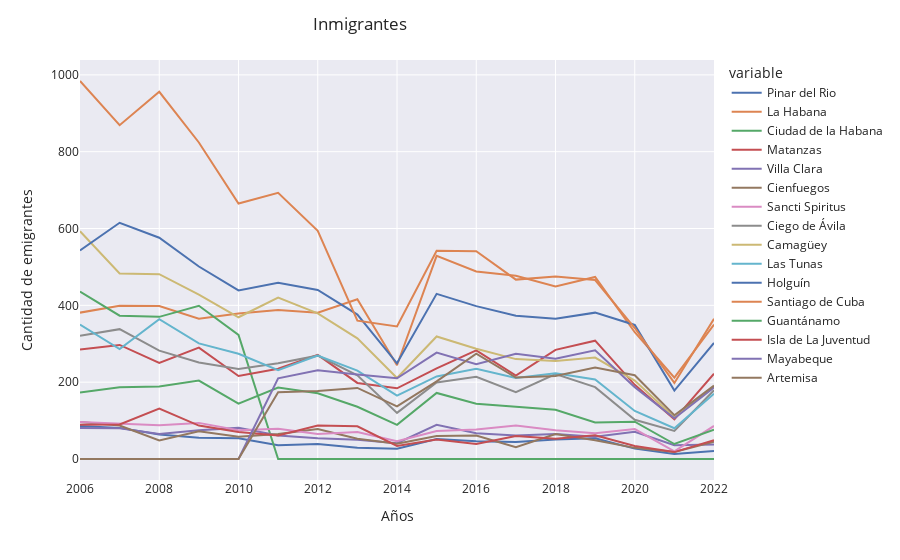

Notebook cell for this chart:
### Markdown cell above
###### ¿Cómo se comportarán los inmigrantes en comparación con los emigrantes?

la mayor cantidad de inmigrantes que tiene la provincia son provenientes de Santiago de Cuba, pero a lo largo de los años solo ha disminuido, y comparado con los emigrantes son un poco menos de la mitad con 3235 en media.

### Code cell
#el data Frame está en el segundo bloque de código. 
print(f'media de inmigrantes: {int(df15.sum(axis = 1).mean().round())}')
fig = px.line(df15,x = df15.index,y = df15.columns,template = 'seaborn')
#actualizamos la gráfica
fig.update_layout(
    #titulo
    title_text = 'Inmigrantes',
    #ubicación del título 
    title_x = 0.4,
    #nombre del eje x e y
    xaxis_title = 'Años',
    yaxis_title = 'Cantidad de emigrantes'
)

fig.show()
compararInmi = df15.sum(axis = 1)
compararEmi = df.sum(axis = 1)

plt.figure(figsize = (7,5))
plt.bar([x for x in granma['años']if x >= 2006],compararEmi, width = 0.20, label = "Emigrantes")
plt.bar([i + 0.10 for i in [x for x in granma['años']if x >= 2006]],compararInmi,width = 0.20,label = "Inmigrantes")
#añadir leyenda
plt.legend(loc = 'best')
#añadimos titulo
plt.title('Emigrantes-Inmigrantes', fontsize = 16)
plt.gca()
plt.show()

### Figure 1 — Plotly figure (JSON) as saved in the notebook; plotly's stock layout.template omitted (floating-point values rounded to 4 significant figures)
{"data": [{"hovertemplate": "variable=Pinar del Rio<br>index=%{x}<br>value=%{y}<extra></extra>", "legendgroup": "Pinar del Rio", "line": {"color": "rgb(76,114,176)", "dash": "solid"}, "marker": {"symbol": "circle"}, "mode": "lines", "name": "Pinar del Rio", "orientation": "v", "showlegend": true, "type": "scatter", "x": [2006, 2007, 2008, 2009, 2010, 2011, 2012, 2013, 2014, 2015, 2016, 2017, 2018, 2019, 2020, 2021, 2022], "xaxis": "x", "y": [86, 81, 64, 55, 54, 36, 39, 29, 27, 52, 46, 44, 51, 54, 27, 13, 21], "yaxis": "y"}, {"hovertemplate": "variable=La Habana<br>index=%{x}<br>value=%{y}<extra></extra>", "legendgroup": "La Habana", "line": {"color": "rgb(221,132,82)", "dash": "solid"}, "marker": {"symbol": "circle"}, "mode": "lines", "name": "La Habana", "orientation": "v", "showlegend": true, "type": "scatter", "x": [2006, 2007, 2008, 2009, 2010, 2011, 2012, 2013, 2014, 2015, 2016, 2017, 2018, 2019, 2020, 2021, 2022], "xaxis": "x", "y": [381, 399, 398, 365, 379, 388, 381, 416, 244, 529, 488, 477, 449, 474, 330, 212, 350], "yaxis": "y"}, {"hovertemplate": "variable=Ciudad de la Habana<br>index=%{x}<br>value=%{y}<extra></extra>", "legendgroup": "Ciudad de la Habana", "line": {"color": "rgb(85,168,104)", "dash": "solid"}, "marker": {"symbol": "circle"}, "mode": "lines", "name": "Ciudad de la Habana", "orientation": "v", "showlegend": true, "type": "scatter", "x": [2006, 2007, 2008, 2009, 2010, 2011, 2012, 2013, 2014, 2015, 2016, 2017, 2018, 2019, 2020, 2021, 2022], "xaxis": "x", "y": [436, 373, 370, 399, 323, 0, 0, 0, 0, 0, 0, 0, 0, 0, 0, 0, 0], "yaxis": "y"}, {"hovertemplate": "variable=Matanzas<br>index=%{x}<br>value=%{y}<extra></extra>", "legendgroup": "Matanzas", "line": {"color": "rgb(196,78,82)", "dash": "solid"}, "marker": {"symbol": "circle"}, "mode": "lines", "name": "Matanzas", "orientation": "v", "showlegend": true, "type": "scatter", "x": [2006, 2007, 2008, 2009, 2010, 2011, 2012, 2013, 2014, 2015, 2016, 2017, 2018, 2019, 2020, 2021, 2022], "xaxis": "x", "y": [285, 297, 250, 290, 216, 235, 271, 198, 184, 236, 283, 217, 284, 308, 193, 103, 222], "yaxis": "y"}, {"hovertemplate": "variable=Villa Clara<br>index=%{x}<br>value=%{y}<extra></extra>", "legendgroup": "Villa Clara", "line": {"color": "rgb(129,114,179)", "dash": "solid"}, "marker": {"symbol": "circle"}, "mode": "lines", "name": "Villa Clara", "orientation": "v", "showlegend": true, "type": "scatter", "x": [2006, 2007, 2008, 2009, 2010, 2011, 2012, 2013, 2014, 2015, 2016, 2017, 2018, 2019, 2020, 2021, 2022], "xaxis": "x", "y": [81, 80, 65, 75, 81, 61, 54, 50, 41, 89, 67, 61, 65, 58, 71, 36, 38], "yaxis": "y"}, {"hovertemplate": "variable=Cienfuegos<br>index=%{x}<br>value=%{y}<extra></extra>", "legendgroup": "Cienfuegos", "line": {"color": "rgb(147,120,96)", "dash": "solid"}, "marker": {"symbol": "circle"}, "mode": "lines", "name": "Cienfuegos", "orientation": "v", "showlegend": true, "type": "scatter", "x": [2006, 2007, 2008, 2009, 2010, 2011, 2012, 2013, 2014, 2015, 2016, 2017, 2018, 2019, 2020, 2021, 2022], "xaxis": "x", "y": [96, 87, 48, 72, 58, 65, 78, 53, 40, 60, 61, 31, 65, 49, 29, 18, 45], "yaxis": "y"}, {"hovertemplate": "variable=Sancti Spiritus<br>index=%{x}<br>value=%{y}<extra></extra>", "legendgroup": "Sancti Spiritus", "line": {"color": "rgb(218,139,195)", "dash": "solid"}, "marker": {"symbol": "circle"}, "mode": "lines", "name": "Sancti Spiritus", "orientation": "v", "showlegend": true, "type": "scatter", "x": [2006, 2007, 2008, 2009, 2010, 2011, 2012, 2013, 2014, 2015, 2016, 2017, 2018, 2019, 2020, 2021, 2022], "xaxis": "x", "y": [96, 92, 88, 94, 75, 79, 65, 70, 46, 73, 77, 87, 75, 67, 78, 20, 86], "yaxis": "y"}, {"hovertemplate": "variable=Ciego de Ávila<br>index=%{x}<br>value=%{y}<extra></extra>", "legendgroup": "Ciego de Ávila", "line": {"color": "rgb(140,140,140)", "dash": "solid"}, "marker": {"symbol": "circle"}, "mode": "lines", "name": "Ciego de Ávila", "orientation": "v", "showlegend": true, "type": "scatter", "x": [2006, 2007, 2008, 2009, 2010, 2011, 2012, 2013, 2014, 2015, 2016, 2017, 2018, 2019, 2020, 2021, 2022], "xaxis": "x", "y": [321, 338, 282, 251, 234, 249, 269, 218, 120, 199, 214, 174, 221, 187, 102, 73, 179], "yaxis": "y"}, {"hovertemplate": "variable=Camagüey<br>index=%{x}<br>value=%{y}<extra></extra>", "legendgroup": "Camagüey", "line": {"color": "rgb(204,185,116)", "dash": "solid"}, "marker": {"symbol": "circle"}, "mode": "lines", "name": "Camagüey", "orientation": "v", "showlegend": true, "type": "scatter", "x": [2006, 2007, 2008, 2009, 2010, 2011, 2012, 2013, 2014, 2015, 2016, 2017, 2018, 2019, 2020, 2021, 2022], "xaxis": "x", "y": [593, 483, 481, 428, 369, 420, 379, 314, 211, 319, 287, 260, 255, 264, 204, 108, 189], "yaxis": "y"}, {"hovertemplate": "variable=Las Tunas<br>index=%{x}<br>value=%{y}<extra></extra>", "legendgroup": "Las Tunas", "line": {"color": "rgb(100,181,205)", "dash": "solid"}, "marker": {"symbol": "circle"}, "mode": "lines", "name": "Las Tunas", "orientation": "v", "showlegend": true, "type": "scatter", "x": [2006, 2007, 2008, 2009, 2010, 2011, 2012, 2013, 2014, 2015, 2016, 2017, 2018, 2019, 2020, 2021, 2022], "xaxis": "x", "y": [350, 286, 364, 301, 274, 231, 269, 230, 165, 215, 235, 211, 223, 207, 125, 80, 170], "yaxis": "y"}, {"hovertemplate": "variable=Holguín<br>index=%{x}<br>value=%{y}<extra></extra>", "legendgroup": "Holguín", "line": {"color": "rgb(76,114,176)", "dash": "solid"}, "marker": {"symbol": "circle"}, "mode": "lines", "name": "Holguín", "orientation": "v", "showlegend": true, "type": "scatter", "x": [2006, 2007, 2008, 2009, 2010, 2011, 2012, 2013, 2014, 2015, 2016, 2017, 2018, 2019, 2020, 2021, 2022], "xaxis": "x", "y": [543, 615, 576, 501, 439, 459, 440, 376, 249, 430, 398, 373, 365, 381, 349, 178, 302], "yaxis": "y"}, {"hovertemplate": "variable=Santiago de Cuba<br>index=%{x}<br>value=%{y}<extra></extra>", "legendgroup": "Santiago de Cuba", "line": {"color": "rgb(221,132,82)", "dash": "solid"}, "marker": {"symbol": "circle"}, "mode": "lines", "name": "Santiago de Cuba", "orientation": "v", "showlegend": true, "type": "scatter", "x": [2006, 2007, 2008, 2009, 2010, 2011, 2012, 2013, 2014, 2015, 2016, 2017, 2018, 2019, 2020, 2021, 2022], "xaxis": "x", "y": [984, 869, 956, 824, 665, 693, 594, 360, 345, 542, 541, 467, 475, 466, 341, 198, 365], "yaxis": "y"}, {"hovertemplate": "variable=Guantánamo<br>index=%{x}<br>value=%{y}<extra></extra>", "legendgroup": "Guantánamo", "line": {"color": "rgb(85,168,104)", "dash": "solid"}, "marker": {"symbol": "circle"}, "mode": "lines", "name": "Guantánamo", "orientation": "v", "showlegend": true, "type": "scatter", "x": [2006, 2007, 2008, 2009, 2010, 2011, 2012, 2013, 2014, 2015, 2016, 2017, 2018, 2019, 2020, 2021, 2022], "xaxis": "x", "y": [173, 187, 189, 204, 144, 186, 171, 136, 89, 172, 144, 136, 128, 95, 97, 39, 76], "yaxis": "y"}, {"hovertemplate": "variable=Isla de La Juventud<br>index=%{x}<br>value=%{y}<extra></extra>", "legendgroup": "Isla de La Juventud", "line": {"color": "rgb(196,78,82)", "dash": "solid"}, "marker": {"symbol": "circle"}, "mode": "lines", "name": "Isla de La Juventud", "orientation": "v", "showlegend": true, "type": "scatter", "x": [2006, 2007, 2008, 2009, 2010, 2011, 2012, 2013, 2014, 2015, 2016, 2017, 2018, 2019, 2020, 2021, 2022], "xaxis": "x", "y": [89, 90, 131, 87, 70, 61, 87, 85, 34, 51, 39, 60, 53, 62, 34, 18, 49], "yaxis": "y"}, {"hovertemplate": "variable=Mayabeque<br>index=%{x}<br>value=%{y}<extra></extra>", "legendgroup": "Mayabeque", "line": {"color": "rgb(129,114,179)", "dash": "solid"}, "marker": {"symbol": "circle"}, "mode": "lines", "name": "Mayabeque", "orientation": "v", "showlegend": true, "type": "scatter", "x": [2006, 2007, 2008, 2009, 2010, 2011, 2012, 2013, 2014, 2015, 2016, 2017, 2018, 2019, 2020, 2021, 2022], "xaxis": "x", "y": [0, 0, 0, 0, 0, 210, 231, 220, 210, 277, 247, 274, 261, 283, 187, 106, 186], "yaxis": "y"}, {"hovertemplate": "variable=Artemisa<br>index=%{x}<br>value=%{y}<extra></extra>", "legendgroup": "Artemisa", "line": {"color": "rgb(147,120,96)", "dash": "solid"}, "marker": {"symbol": "circle"}, "mode": "lines", "name": "Artemisa", "orientation": "v", "showlegend": true, "type": "scatter", "x": [2006, 2007, 2008, 2009, 2010, 2011, 2012, 2013, 2014, 2015, 2016, 2017, 2018, 2019, 2020, 2021, 2022], "xaxis": "x", "y": [0, 0, 0, 0, 0, 174, 177, 185, 137, 202, 274, 212, 216, 238, 218, 114, 191], "yaxis": "y"}], "layout": {"legend": {"title": {"text": "variable"}, "tracegroupgap": 0}, "margin": {"t": 60}, "title": {"text": "Inmigrantes", "x": 0.4}, "xaxis": {"anchor": "y", "domain": [0, 1], "title": {"text": "Años"}}, "yaxis": {"anchor": "x", "domain": [0, 1], "title": {"text": "Cantidad de emigrantes"}}}}
